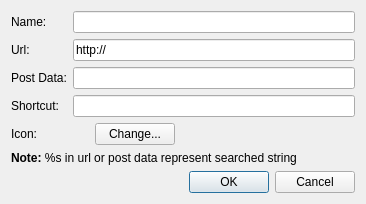
<?xml version="1.0" encoding="UTF-8"?>
<ui version="4.0">
 <class>EditSearchEngine</class>
 <widget class="QDialog" name="EditSearchEngine">
  <property name="geometry">
   <rect>
    <x>0</x>
    <y>0</y>
    <width>366</width>
    <height>204</height>
   </rect>
  </property>
  <layout class="QFormLayout" name="formLayout">
   <property name="fieldGrowthPolicy">
    <enum>QFormLayout::ExpandingFieldsGrow</enum>
   </property>
   <item row="0" column="0">
    <widget class="QLabel" name="label">
     <property name="text">
      <string>Name:</string>
     </property>
    </widget>
   </item>
   <item row="0" column="1">
    <widget class="QLineEdit" name="name"/>
   </item>
   <item row="1" column="0">
    <widget class="QLabel" name="label_2">
     <property name="text">
      <string>Url:</string>
     </property>
    </widget>
   </item>
   <item row="1" column="1">
    <widget class="QLineEdit" name="url">
     <property name="text">
      <string notr="true">http://</string>
     </property>
    </widget>
   </item>
   <item row="3" column="0">
    <widget class="QLabel" name="label_3">
     <property name="text">
      <string>Shortcut:</string>
     </property>
    </widget>
   </item>
   <item row="3" column="1">
    <widget class="QLineEdit" name="shortcut"/>
   </item>
   <item row="4" column="0">
    <widget class="QLabel" name="iconLabel">
     <property name="text">
      <string>Icon:</string>
     </property>
    </widget>
   </item>
   <item row="4" column="1">
    <widget class="QFrame" name="editIconFrame">
     <layout class="QHBoxLayout" name="editIconLayout">
      <property name="margin">
       <number>0</number>
      </property>
      <item>
       <widget class="QLabel" name="icon">
        <property name="minimumSize">
         <size>
          <width>16</width>
          <height>16</height>
         </size>
        </property>
        <property name="maximumSize">
         <size>
          <width>16</width>
          <height>16</height>
         </size>
        </property>
       </widget>
      </item>
      <item>
       <widget class="QPushButton" name="iconFromFile">
        <property name="text">
         <string>Change...</string>
        </property>
       </widget>
      </item>
      <item>
       <spacer name="horizontalSpacer">
        <property name="orientation">
         <enum>Qt::Horizontal</enum>
        </property>
        <property name="sizeHint" stdset="0">
         <size>
          <width>40</width>
          <height>20</height>
         </size>
        </property>
       </spacer>
      </item>
     </layout>
    </widget>
   </item>
   <item row="5" column="0" colspan="2">
    <widget class="QLabel" name="label_4">
     <property name="text">
      <string>&lt;b&gt;Note: &lt;/b&gt;%s in url or post data represent searched string</string>
     </property>
    </widget>
   </item>
   <item row="6" column="1">
    <widget class="QDialogButtonBox" name="buttonBox">
     <property name="orientation">
      <enum>Qt::Horizontal</enum>
     </property>
     <property name="standardButtons">
      <set>QDialogButtonBox::Cancel|QDialogButtonBox::Ok</set>
     </property>
    </widget>
   </item>
   <item row="2" column="0">
    <widget class="QLabel" name="label_5">
     <property name="text">
      <string>Post Data:</string>
     </property>
    </widget>
   </item>
   <item row="2" column="1">
    <widget class="QLineEdit" name="postData"/>
   </item>
  </layout>
 </widget>
 <resources/>
 <connections>
  <connection>
   <sender>buttonBox</sender>
   <signal>accepted()</signal>
   <receiver>EditSearchEngine</receiver>
   <slot>accept()</slot>
   <hints>
    <hint type="sourcelabel">
     <x>248</x>
     <y>254</y>
    </hint>
    <hint type="destinationlabel">
     <x>157</x>
     <y>274</y>
    </hint>
   </hints>
  </connection>
  <connection>
   <sender>buttonBox</sender>
   <signal>rejected()</signal>
   <receiver>EditSearchEngine</receiver>
   <slot>reject()</slot>
   <hints>
    <hint type="sourcelabel">
     <x>316</x>
     <y>260</y>
    </hint>
    <hint type="destinationlabel">
     <x>286</x>
     <y>274</y>
    </hint>
   </hints>
  </connection>
 </connections>
</ui>
